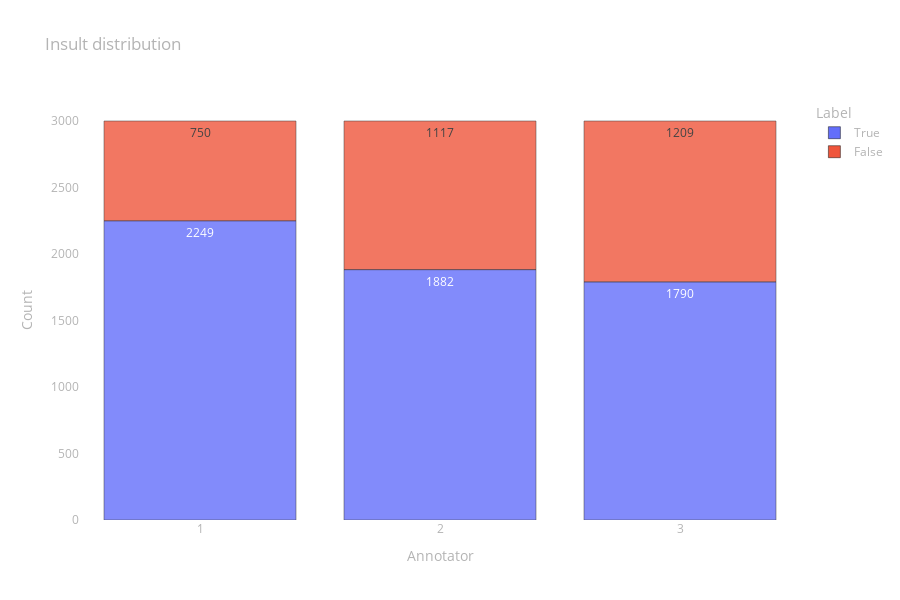

The notebook cell saved with this chart:
### Code cell
fig = px.bar(
    data_frame=prepare_data_to_px(insult),
    x="Annotator", y="Count", color="Label", opacity=0.8,
    height=600, text="Count", title="Insult distribution")

fig.update_layout(layout)

fig.show()

### Figure 1 — Plotly figure (JSON) as saved in the notebook; plotly's stock layout.template omitted (floating-point values rounded to 4 significant figures)
{"data": [{"alignmentgroup": "True", "hovertemplate": "Label=True<br>Annotator=%{x}<br>Count=%{text}<extra></extra>", "legendgroup": "True", "marker": {"color": "#636efa", "opacity": 0.8, "pattern": {"shape": ""}}, "name": "True", "offsetgroup": "True", "orientation": "v", "showlegend": true, "text": [2249, 1882, 1790], "textposition": "auto", "type": "bar", "x": [1, 2, 3], "xaxis": "x", "y": [2249, 1882, 1790], "yaxis": "y"}, {"alignmentgroup": "True", "hovertemplate": "Label=False<br>Annotator=%{x}<br>Count=%{text}<extra></extra>", "legendgroup": "False", "marker": {"color": "#EF553B", "opacity": 0.8, "pattern": {"shape": ""}}, "name": "False", "offsetgroup": "False", "orientation": "v", "showlegend": true, "text": [750, 1117, 1209], "textposition": "auto", "type": "bar", "x": [1, 2, 3], "xaxis": "x", "y": [750, 1117, 1209], "yaxis": "y"}], "layout": {"barmode": "relative", "font": {"color": "rgb(180,180,180)"}, "height": 600, "legend": {"title": {"text": "Label"}, "tracegroupgap": 0}, "paper_bgcolor": "rgba(0,0,0,0)", "plot_bgcolor": "rgba(0,0,0,0)", "title": {"text": "Insult distribution"}, "xaxis": {"anchor": "y", "domain": [0, 1], "showgrid": false, "title": {"text": "Annotator"}, "type": "category", "zeroline": false}, "yaxis": {"anchor": "x", "domain": [0, 1], "showgrid": false, "title": {"text": "Count"}, "zeroline": false}}}
